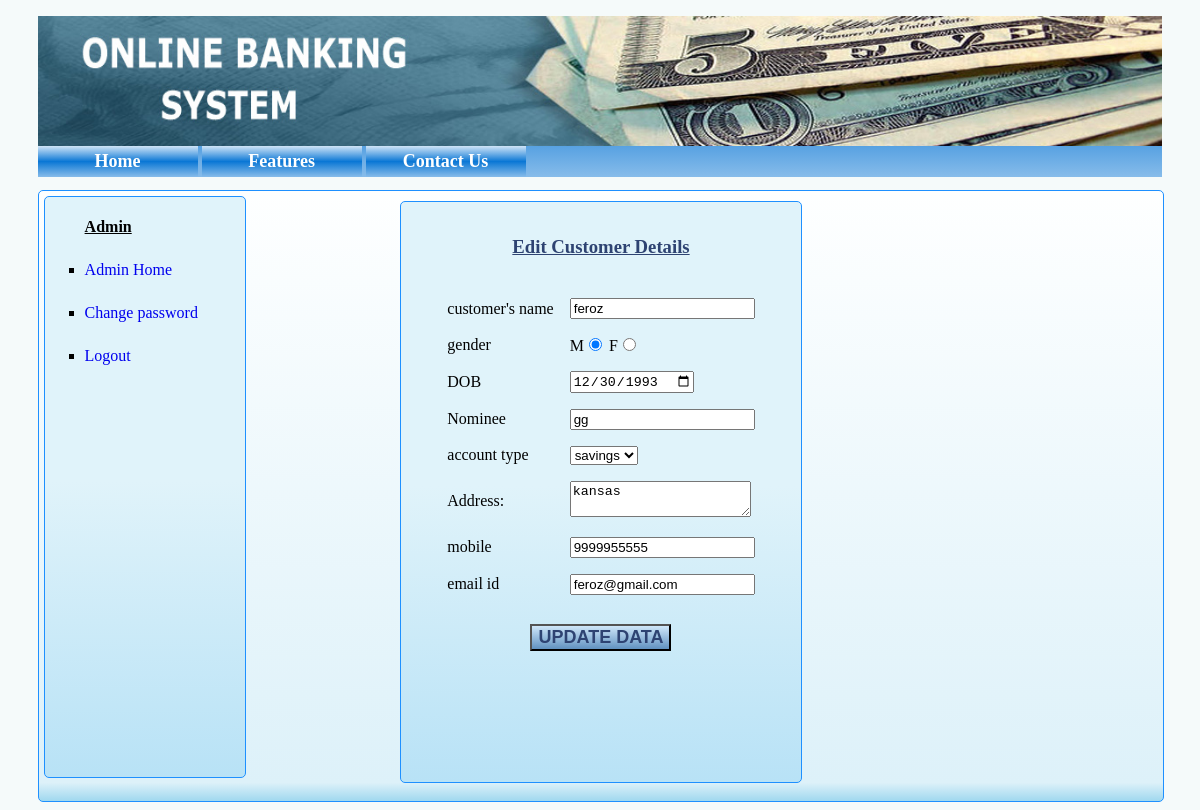
Page /editcustomer.php?customer_id=34 (signed in) on the committed database.
### tables this page shows
CREATE TABLE IF NOT EXISTS `customer` (
`id` int(5) NOT NULL,
  `name` varchar(255) NOT NULL,
  `gender` char(1) NOT NULL,
  `dob` date NOT NULL,
  `nominee` varchar(255) NOT NULL,
  `account` varchar(255) NOT NULL,
  `address` varchar(255) NOT NULL,
  `mobile` varchar(11) NOT NULL,
  `email` varchar(255) NOT NULL,
  `password` varchar(255) NOT NULL,
  `branch` varchar(255) NOT NULL,
  `ifsc` varchar(255) NOT NULL,
  `lastlogin` datetime NOT NULL,
  `accstatus` varchar(255) NOT NULL
);

### editcustomer.php (the view, shortened to what this page needs)
<?php
$id=  mysql_real_escape_string($_REQUEST['customer_id']);
$sql="SELECT * FROM `customer` WHERE id=$id";
$result=  mysql_query($sql) or die(mysql_error());
$rws=  mysql_fetch_array($result);
?>
<!DOCTYPE HTML>
<html>
    <head>
        <link rel="stylesheet" type="text/css" href="newcss.css"/>
    </head>
    <?php include 'header.php'; ?>
        <div class='content_addstaff'>
    <?php include 'admin_navbar.php'?>
                <div class='addstaff'>
                <form action="alter_customer.php" method="POST">
            <table align="center">
                 <tr><td colspan='2' align='center' style='color:#2E4372;'><h3><u>Edit Customer Details</u></h3></td></tr>
                <tr>
                    <td>customer's name</td>
                    <td><input type="text" name="edit_name" value="<?php echo $rws[1];?>" required=""/></td>
                </tr>
                <tr>
                    <td>gender</td>
                    <td>
                        M<input type="radio" name="edit_gender" value="M" <?php if($rws[2]=="M") echo "checked";?>/>
                        F<input type="radio" name="edit_gender" value="F" <?php if($rws[2]=="F") echo "checked";?>/>
                    </td>
                </tr>
                <tr>
                    <td>
                        DOB
                    </td>
                    <td>
                        <input type="date" name="edit_dob" value="<?php echo $rws[3];?>"/>
                    </td>
                </tr>
                <tr>
                    <td>Nominee</td>
                    <td><input type="text" name="edit_nominee" value="<?php echo $rws[4];?>" required=""/></td>
                </tr>
                <tr>
                    <td>account type</td>
                    <td>
                        <select name="edit_account">
                            <option <?php if($rws[5]=="savings") echo "selected";?>>savings</option>
                        </select>
                    </td>
                </tr>
                <tr>
                    <td>Address:</td>
                    <td><textarea name="edit_address"><?php echo $rws[6];?></textarea></td>
                </tr>
                    <td>mobile</td>
                    <td><input type="text" name="edit_mobile" value="<?php echo $rws[7];?>" required=""/></td>
                <tr>
                    <td>email id</td>
                    <td><input type="text" name="edit_mobile" value="<?php echo $rws[8];?>" required=""/></td>
                </tr>
                <tr>
                    <td colspan="2" align='center' style='padding-top:20px'><input type="submit" name="alter_customer" value="UPDATE DATA" class='addstaff_button'/></td>
                </tr>
            </table>
        </form>
        </div>
        </div>
    </body>
</html>

### newcss.css (style rules this page uses)
body { background-color:#F9F6F4; background-color:#F5FAFA; font-family:verdana; }
.left_panel p,h3 { padding:6px; }
.right_panel p,h3 { padding:6px; }
.addstaff { height:95%; width:400px; background: linear-gradient(to bottom, rgba(224,243,250,1) 49%,rgba(184,226,246,1) 100%,rgba(182,223,253,1) 100%); border:1px solid dodgerblue; border-radius:5px; margin:5px; margin:auto; margin-top:10px; }
.addstaff td { padding:7px; }
.content_addstaff { height:610px; width:100%; border:1px solid dodgerblue; border-radius:5px; background: linear-gradient(to bottom, rgba(254,255,255,1) 0%,rgba(221,241,249,1) 97%,rgba(160,216,239,1) 100%); }
.addstaff_button { background: linear-gradient(to bottom, rgba(207,231,250,1) 0%,rgba(99,147,193,1) 98%,rgba(99,147,193,1) 100%); font-size:18px; color:#2E4372; font-weight: bold; cursor:pointer; }

### rows in the picture
customer: edit_name "feroz", gender "☑", edit_dob "12/30/1993", edit_nominee "gg", edit_account "savings", edit_address "kansas", edit_mobile "9999955555", edit_mobile "feroz@gmail.com"
